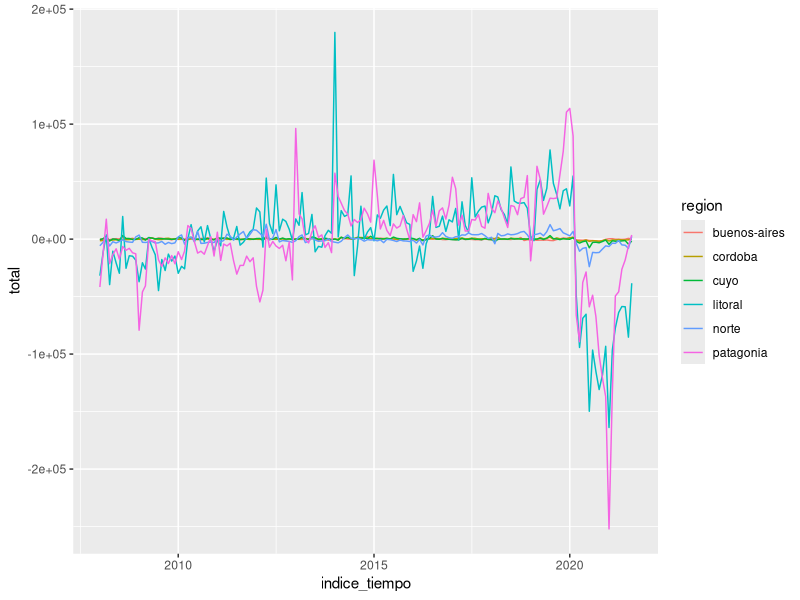
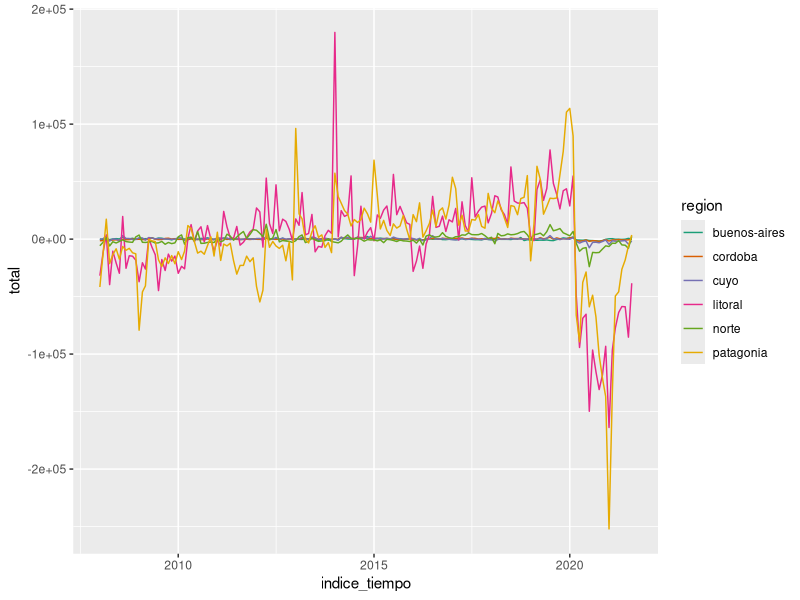
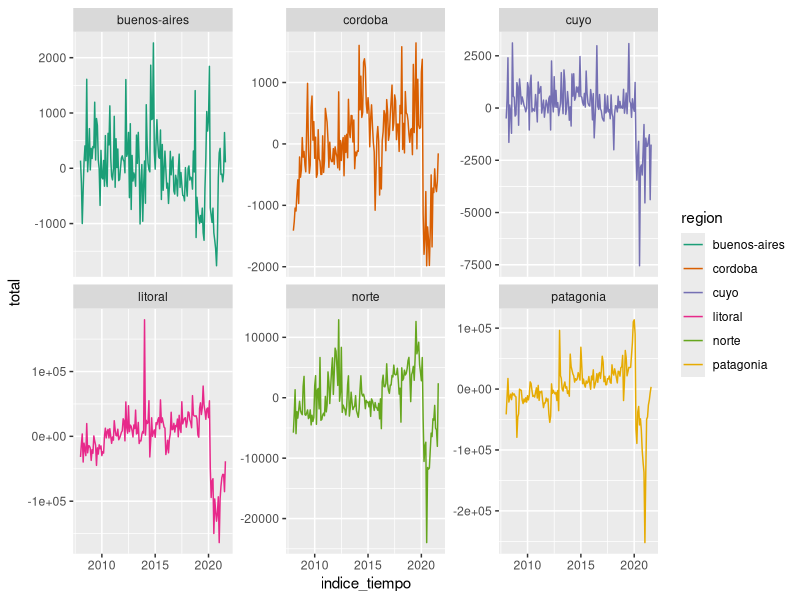
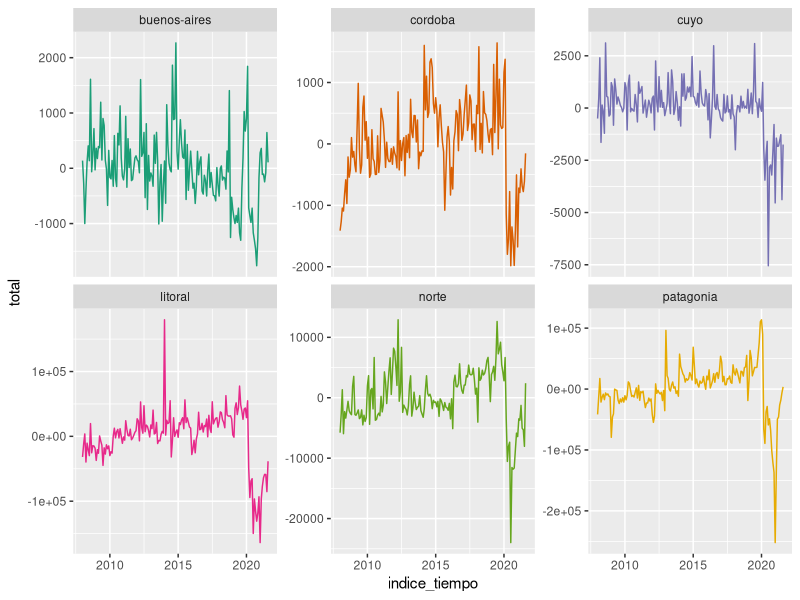
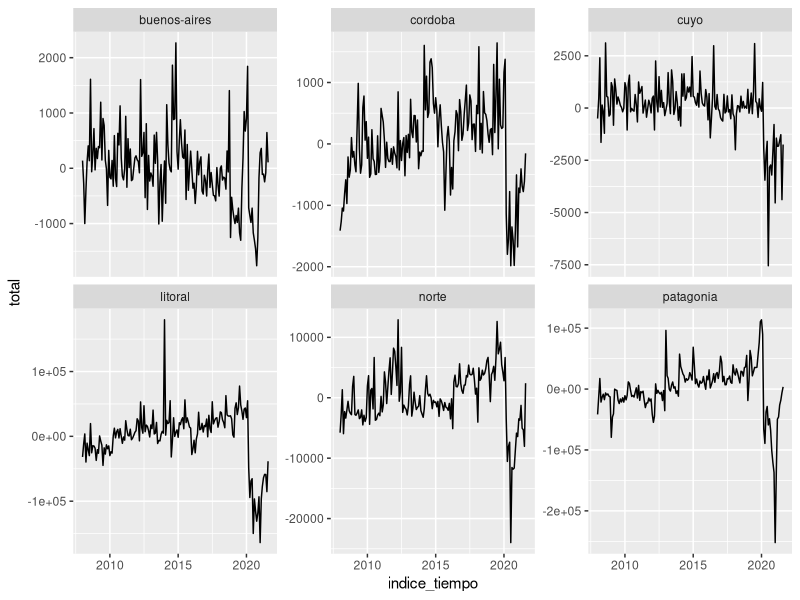
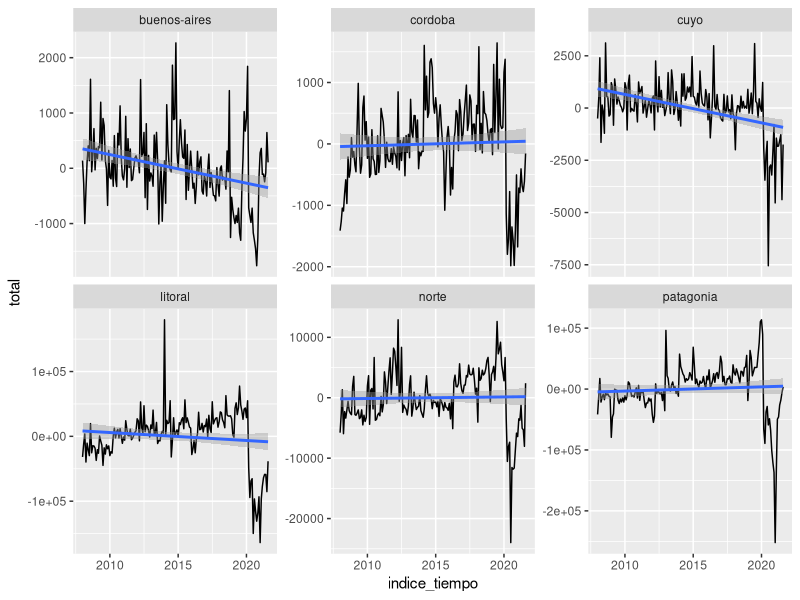
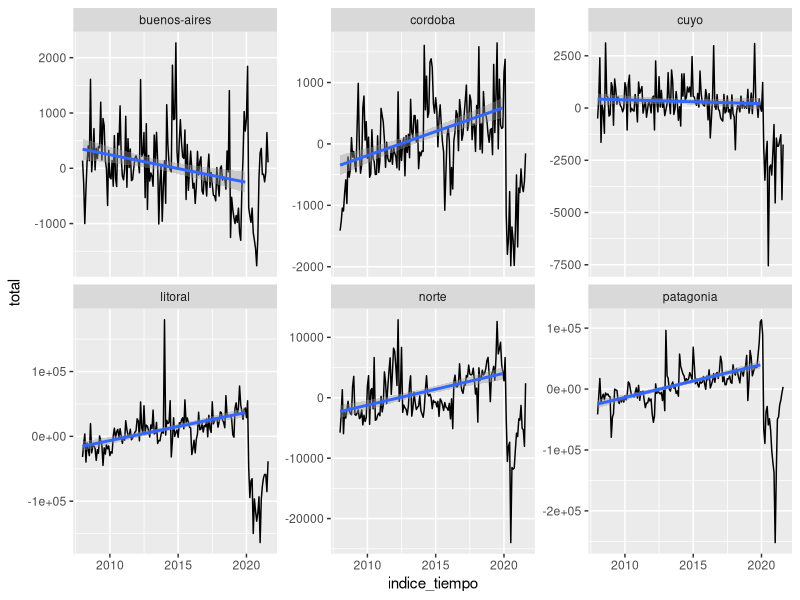
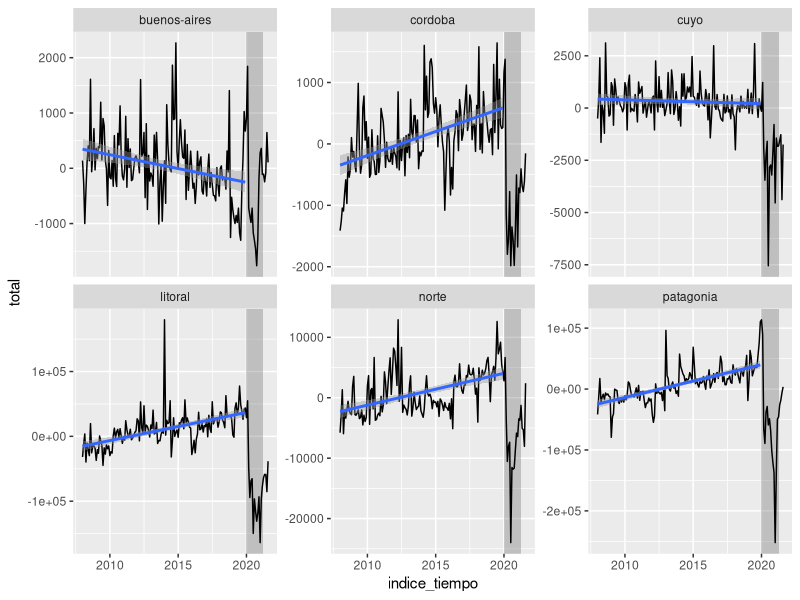

Here is the R script that generated these plots, in order:
## ---- chunk 1
library(dplyr)
library(ggplot2)

parques <- readr::read_csv("datos/parques_tidy.csv") %>% 
  group_by(mes = lubridate::month(indice_tiempo), region) %>% 
  mutate(total = total - mean(total)) %>% 
  ungroup()

parques %>% 
  ggplot(aes(indice_tiempo, total)) +
  geom_line(aes(color = region))
## ---- chunk 2
parques %>% 
  ggplot(aes(indice_tiempo, total)) +
  geom_line(aes(color = region)) +
  scale_color_brewer(type = "qual", palette = "Dark2")
## ---- chunk 3
parques %>% 
  ggplot(aes(indice_tiempo, total)) +
  geom_line(aes(color = region)) +
  scale_color_brewer(type = "qual", palette = "Dark2") +
  facet_wrap(~region, scales = "free_y")
## ---- chunk 4
parques %>% 
  ggplot(aes(indice_tiempo, total)) +
  geom_line(aes(color = region)) +
  scale_color_brewer(type = "qual", palette = "Dark2", guide = "none") +
  facet_wrap(~region, scales = "free_y")
## ---- chunk 5
parques %>% 
  ggplot(aes(indice_tiempo, total)) +
  geom_line() +
  facet_wrap(~region, scales = "free_y")
## ---- chunk 6
parques %>% 
  ggplot(aes(indice_tiempo, total)) +
  geom_line() +
  geom_smooth(method = "lm") +
  facet_wrap(~region, scales = "free_y")
## ---- chunk 7
pre_pandemia <- filter(parques, lubridate::year(indice_tiempo) < 2020) 

parques %>% 
  ggplot(aes(indice_tiempo, total)) +
  geom_line() +
  geom_smooth(data = pre_pandemia, 
              method = "lm") +
  facet_wrap(~region, scales = "free_y")
## ---- chunk 8
parques %>% 
  ggplot(aes(indice_tiempo, total)) +
  annotate("rect", 
           xmin = as.Date("2020-01-01"), xmax = as.Date("2021-04-01"), 
           ymin = -Inf, ymax = Inf, 
           alpha = 0.3) +
  geom_line() +
  geom_smooth(data = pre_pandemia, 
              method = "lm") +
  facet_wrap(~region, scales = "free_y")
## ---- chunk 9
parques %>% 
  ggplot(aes(indice_tiempo, total)) +
  annotate("rect", 
           xmin = as.Date("2020-01-01"), xmax = as.Date("2021-04-01"), 
           ymin = -Inf, ymax = Inf, 
           alpha = 0.3) +
  geom_line() +
  geom_smooth(data = pre_pandemia, 
              method = "lm") +
  facet_wrap(~region, scales = "free_y") +
  scale_y_continuous(labels = scales::number_format()) 
## ---- chunk 10
parques %>% 
  ggplot(aes(indice_tiempo, total)) +
  annotate("rect", 
           xmin = as.Date("2020-01-01"), xmax = as.Date("2021-04-01"), 
           ymin = -Inf, ymax = Inf, 
           alpha = 0.3) +
  geom_line() +
  geom_smooth(data = pre_pandemia, 
              method = "lm") +
  facet_wrap(~region, scales = "free_y") +
  scale_y_continuous(labels = scales::number_format()) +
  labs(y = "Cantidad de visitantes",
       x = NULL)
## ---- chunk 11
etiquetas_regiones <- c("Buenos Aires", "Córdoba", "Cuyo", "Litoral", "Norte", "Patagonia")
names(etiquetas_regiones) <- c("buenos-aires", "cordoba", "cuyo", "litoral", "norte", "patagonia")

etiquetas_regiones
## ---- chunk 12
parques %>% 
  ggplot(aes(indice_tiempo, total)) +
  annotate("rect", 
           xmin = as.Date("2020-01-01"), xmax = as.Date("2021-04-01"), 
           ymin = -Inf, ymax = Inf, 
           alpha = 0.3) +
  geom_line() +
  geom_smooth(data = pre_pandemia, 
              method = "lm") +
  facet_wrap(~region, scales = "free_y", 
             labeller = labeller(region = etiquetas_regiones)) +
  scale_y_continuous(labels = scales::number_format()) +
  labs(y = "Cantidad de visitantes",
       x = NULL)
## ---- chunk 13
parques %>% 
  ggplot(aes(indice_tiempo, total)) +
  annotate("rect", 
           xmin = as.Date("2020-01-01"), xmax = as.Date("2021-04-01"), 
           ymin = -Inf, ymax = Inf, 
           alpha = 0.3) +
  geom_line() +
  geom_smooth(data = pre_pandemia, 
              method = "lm") +
  facet_wrap(~region, scales = "free_y", 
             labeller = labeller(region = etiquetas_regiones)) +
  scale_y_continuous(labels = scales::number_format()) +
  labs(y = "Cantidad de visitantes",
       x = NULL, 
       title = "Visitas a parques nacionales con respecto a la media mensual",
       subtitle = "En casi todas las regiones, la cantidad de vicitantes aumentó antes de la pandemia",
       caption = "Fuente: elaboración propia en base a datos del MINTUR.")
## ---- chunk 14
parques %>% 
  ggplot(aes(indice_tiempo, total)) +
  annotate("rect", 
           xmin = as.Date("2020-01-01"), xmax = as.Date("2021-04-01"), 
           ymin = -Inf, ymax = Inf, 
           alpha = 0.3) +
  geom_line() +
  geom_smooth(data = pre_pandemia, 
              method = "lm") +
  facet_wrap(~region, scales = "free_y", 
             labeller = labeller(region = etiquetas_regiones)) +
  scale_y_continuous(labels = scales::number_format()) +
  labs(y = "Cantidad de visitantes",
       x = NULL, 
       title = "Visitas a parques nacionales con respecto a la media mensual",
       subtitle = "En casi todas las regiones, la cantidad de vicitantes aumentó antes de la pandemia",
       caption = "Fuente: elaboración propia en base a datos del MINTUR.") +
  theme_minimal()
## ---- chunk 15
parques <- readr::read_csv("datos/parques_tidy.csv") %>% 
  group_by(mes = lubridate::month(indice_tiempo), region) %>% 
  mutate(total = total - mean(total)) %>% 
  ungroup()


pre_pandemia <- filter(parques, lubridate::year(indice_tiempo) < 2020) 

etiquetas_regiones <- c("Buenos Aires", "Córdoba", "Cuyo", "Litoral", "Norte", "Patagonia")
names(etiquetas_regiones) <- c("buenos-aires", "cordoba", "cuyo", "litoral", "norte", "patagonia")

parques %>% 
  ggplot(aes(indice_tiempo, total)) +
  annotate("rect", 
           xmin = as.Date("2020-01-01"), xmax = as.Date("2021-04-01"), 
           ymin = -Inf, ymax = Inf, 
           alpha = 0.3) +
  geom_line() +
  geom_smooth(data = pre_pandemia, 
              method = "lm") +
  facet_wrap(~region, scales = "free_y", 
             labeller = labeller(region = etiquetas_regiones)) +
  scale_y_continuous(labels = scales::number_format()) +
  labs(y = "Cantidad de visitantes",
       x = NULL, 
       title = "Visitas a parques nacionales con respecto a la media mensual",
       subtitle = "En casi todas las regiones, la cantidad de vicitantes aumentó antes de la pandemia",
       caption = "Fuente: elaboración propia en base a datos del MINTUR.") +
  theme_minimal()
